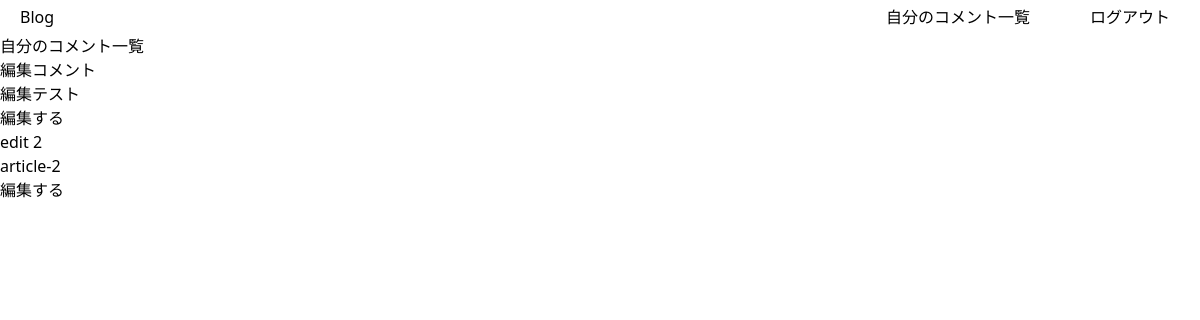
Before: /show_user_comment (signed in) with the older database file.
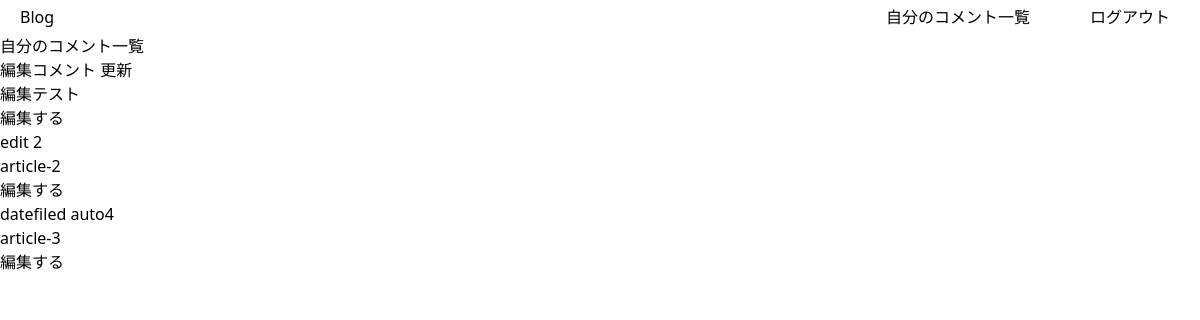
After: the same page with the newer database file.
### blog/models.py (models this page shows, shortened)
class Comment(models.Model):
    content = models.CharField(max_length=1000, verbose_name='コメント内容')
    article = models.ForeignKey(
        'Article', related_name='article', on_delete=models.CASCADE, verbose_name='対象記事')
    user = models.ForeignKey(
        get_user_model(), on_delete=models.CASCADE, verbose_name='投稿者')
    date = models.DateField(
        verbose_name='更新日', default=datetime.now)
    comment_goods = models.IntegerField(default=0, verbose_name='いいね')
    class Meta:
        verbose_name_plural = 'コメント'

class Article(models.Model):
    title = models.CharField(
        max_length=50, verbose_name='記事のタイトル', unique=True)
    content = models.CharField(max_length=3000, verbose_name='記事内容')
    picture = models.ImageField(null=True, blank=True, default='article_thumbnail/default.JPG',
                                upload_to='article_thumbnail', verbose_name='記事のサムネ')
    user = models.ForeignKey(
        get_user_model(), on_delete=models.CASCADE, verbose_name='編集者情報', related_name='create_user')
    PUBLIC_SETTINGS_CHOICES = (
        (False, '非公開'),
        (True, '公開中')
    )
    is_public = models.BooleanField(
        default=False, choices=PUBLIC_SETTINGS_CHOICES, verbose_name='公開設定')
    public_date = models.DateField(verbose_name='更新日', default=datetime.now)
    category = models.ForeignKey(Category, on_delete=models.CASCADE, verbose_name='カテゴリー', null=True, blank=True)
    good_user = models.ManyToManyField(get_user_model(), blank=True, verbose_name='高評価ユーザー', related_name='good_user')
    good_count = models.IntegerField(default=0, verbose_name='いいねの数')
    read_later_user = models.ManyToManyField(get_user_model(), blank=True, verbose_name='後で読むユーザー',
                                             related_name='later_user')
    browsing_user = models.ManyToManyField(get_user_model(), blank=True, related_name='browsing_user',
                                           verbose_name='閲覧したユーザー')
    class Meta:
        verbose_name_plural = '記事'

### blog/views.py (the view)
# urls.py: path('show_user_comment', views.ShowUserComment.as_view(), name='show_user_comment'),
class ShowUserComment(ListView, LoginRequiredMixin):
    template_name = 'blog/show_comment.html'
    model = models.Comment
    def get_queryset(self):
        queryset = models.Comment.objects.filter(user=self.request.user)
        return queryset

### blog/templates/blog/show_comment.html
{% extends "./base.html" %}
{% block content %}
    <div id="show-user-comment">
        <p>自分のコメント一覧</p>
        <ul>
            {% for comment in object_list %}
                <li>
                    <p>{{ comment.content }}</p>
                    <a href="{% url 'detail_article' comment.article.pk %}"><p>{{ comment.article.title }}</p></a>
                    <a href="{% url 'edit_comment' comment.pk comment.article.pk %}">編集する</a>
                </li>
            {% endfor %}
        </ul>
    </div>
{% endblock %}

### blog/templates/blog/base.html (shortened to what this page needs)
<!DOCTYPE html>
{% load static %}
<html lang="ja">
<head>
    <script src="https://cdn.tailwindcss.com"></script>
    <link rel="stylesheet" type="text/css" href="{% static 'css/base.css' %}">
    <link rel="stylesheet" type="text/css" href="{% static 'css/index.css' %}">
    <link rel="stylesheet" type="text/css" href="{% static 'css/detail.css' %}">
    <link rel="stylesheet" type="text/css" href="{% static 'css/create_comment.css' %}">
</head>
<body>
<header>
    <ul>
        <li>
            <a href="{% url 'index' %}"><h1>Blog</h1></a>
        </li>
        <ul>
            {% if request.user.is_authenticated %}
                <li>
                    <a href="{% url 'show_user_comment' %}">自分のコメント一覧</a>
                </li>
                <li>
                    <a href="{% url 'logout' %}">ログアウト</a>
                </li>
            {% endif %}
        </ul>
    </ul>
</header>
{% block content %}
{% endblock %}
</body>
</html>

### static/css/base.css (style rules this page uses)
html { margin: 0; padding: 0; }
body { margin: 0; padding: 0; }
body header { width: 100%; margin: 0 auto; }
body header ul { display: flex; justify-content: space-between; }
body header ul li { padding: 5px 20px; }
body header ul ul { justify-content: center; }
body header ul ul li { margin-left: 10px; margin-right: 10px; }

Changed rows visible on the page:
changed Comment "編集テスト": content "編集コメント" → "編集コメント 更新"
added Comment: content "datefiled auto4", article "article-3"
